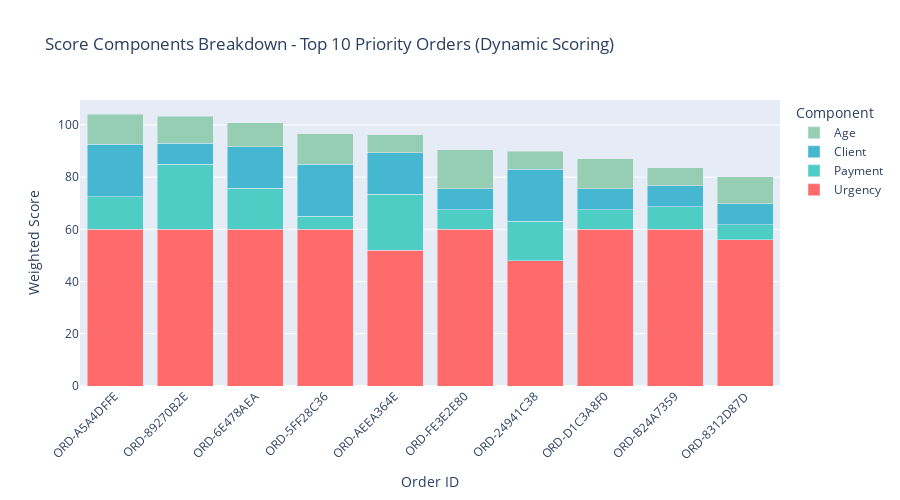

Notebook code cell kept with this figure:
### Code cell
# 3. Score Components Breakdown - Top 10 Orders
top_10 = scores_full_df[~scores_full_df['is_mandatory']].head(10)

fig = go.Figure()

components = [
    ('urgency_weighted', 'Urgency', '#FF6B6B'),
    ('payment_weighted', 'Payment', '#4ECDC4'),
    ('client_weighted', 'Client', '#45B7D1'),
    ('age_weighted', 'Age', '#96CEB4')
]

for col, name, color in components:
    fig.add_trace(go.Bar(
        name=name,
        x=top_10['order_id'],
        y=top_10[col],
        marker_color=color
    ))

fig.update_layout(
    barmode='stack',
    title='Score Components Breakdown - Top 10 Priority Orders (Dynamic Scoring)',
    xaxis_title='Order ID',
    yaxis_title='Weighted Score',
    legend_title='Component',
    height=500,
    xaxis_tickangle=-45
)

fig.show()

### Figure 1 — Plotly figure (JSON) as saved in the notebook; plotly's stock layout.template omitted (floating-point values rounded to 4 significant figures)
{"data": [{"marker": {"color": "#FF6B6B"}, "name": "Urgency", "type": "bar", "x": ["ORD-A5A4DFFE", "ORD-89270B2E", "ORD-6E478AEA", "ORD-5FF28C36", "ORD-AEEA364E", "ORD-FE3E2E80", "ORD-24941C38", "ORD-D1C3A8F0", "ORD-B24A7359", "ORD-8312D87D"], "y": [60.0, 60.0, 60.0, 60.0, 52.0, 60.0, 48.0, 60.0, 60.0, 56.0]}, {"marker": {"color": "#4ECDC4"}, "name": "Payment", "type": "bar", "x": ["ORD-A5A4DFFE", "ORD-89270B2E", "ORD-6E478AEA", "ORD-5FF28C36", "ORD-AEEA364E", "ORD-FE3E2E80", "ORD-24941C38", "ORD-D1C3A8F0", "ORD-B24A7359", "ORD-8312D87D"], "y": [12.51, 25.0, 15.67, 5.0, 21.36, 7.5, 15.0, 7.5, 8.7, 5.74]}, {"marker": {"color": "#45B7D1"}, "name": "Client", "type": "bar", "x": ["ORD-A5A4DFFE", "ORD-89270B2E", "ORD-6E478AEA", "ORD-5FF28C36", "ORD-AEEA364E", "ORD-FE3E2E80", "ORD-24941C38", "ORD-D1C3A8F0", "ORD-B24A7359", "ORD-8312D87D"], "y": [20.0, 8.0, 16.0, 20.0, 16.0, 8.0, 20.0, 8.0, 8.0, 8.0]}, {"marker": {"color": "#96CEB4"}, "name": "Age", "type": "bar", "x": ["ORD-A5A4DFFE", "ORD-89270B2E", "ORD-6E478AEA", "ORD-5FF28C36", "ORD-AEEA364E", "ORD-FE3E2E80", "ORD-24941C38", "ORD-D1C3A8F0", "ORD-B24A7359", "ORD-8312D87D"], "y": [11.54, 10.38, 9.23, 11.54, 6.92, 15.0, 6.92, 11.54, 6.92, 10.38]}], "layout": {"barmode": "stack", "height": 500, "legend": {"title": {"text": "Component"}}, "title": {"text": "Score Components Breakdown - Top 10 Priority Orders (Dynamic Scoring)"}, "xaxis": {"tickangle": -45, "title": {"text": "Order ID"}}, "yaxis": {"title": {"text": "Weighted Score"}}}}
